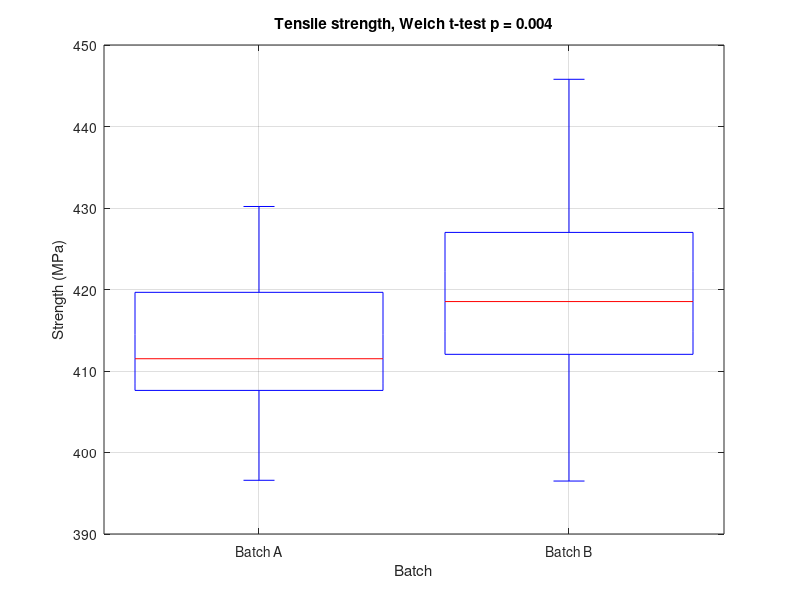

Source code (MATLAB):
% Do two batches of tensile results differ? Box plots, then Welch's t-test
rng(5);
batchA = 412 + 9*randn(40, 1);       % MPa
batchB = 418 + 12*randn(40, 1);

fprintf('Batch A: mean %.1f MPa, std %.1f\n', mean(batchA), std(batchA));
fprintf('Batch B: mean %.1f MPa, std %.1f\n', mean(batchB), std(batchB));
[h, p, ci, stats] = ttest2(batchB, batchA, 'Vartype', 'unequal');
fprintf('Difference B - A: 95%% interval %.1f to %.1f MPa; t = %.2f, p = %.3f\n', ci(1), ci(2), stats.tstat, p);

boxplot([batchA batchB], 'Labels', {'Batch A', 'Batch B'});
title(sprintf('Tensile strength, Welch t-test p = %.3f', p));
xlabel('Batch');
ylabel('Strength (MPa)');
grid on;
